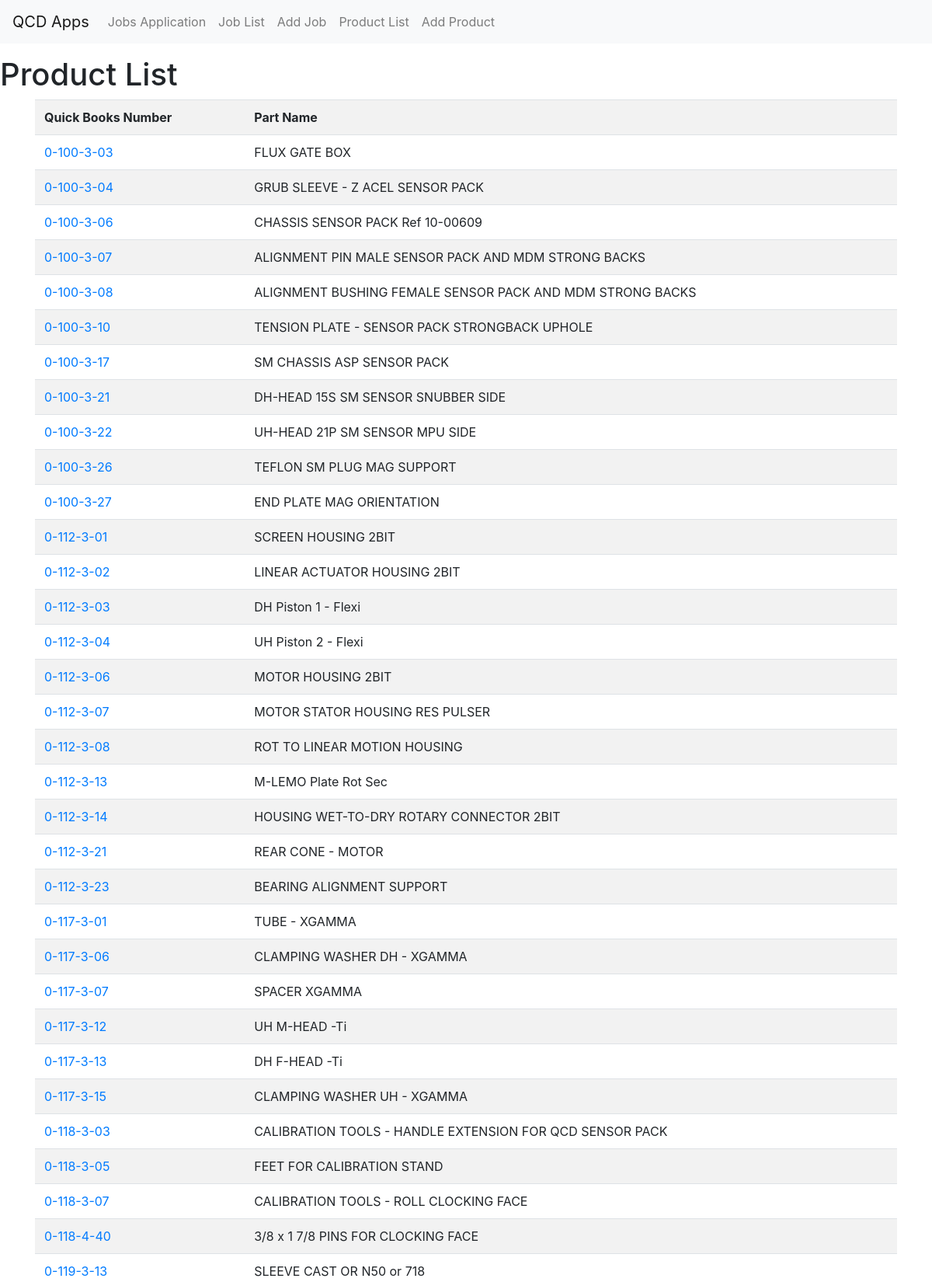
Screenshot of /jobs/products/ (upper part) with the database file from the repository.
### jobs/models.py (models this page shows, shortened)
class Product(models.Model):
    qb_number = models.CharField(max_length=50, unique=True,
                                 verbose_name="Quick Books Number")
    eng_number = models.CharField(max_length=50,
                                  verbose_name="Engineering Number")
    part_name = models.CharField(max_length=200,
                                 verbose_name="Part Name")
    part_length = models.FloatField(max_length=10, blank=True,
                                    verbose_name="Part Length (inches)")
    part_material = models.CharField(max_length=20, blank=True,
                                     verbose_name="Part Material")
    class Meta:
        ordering = ['qb_number']

### jobs/views.py (the view)
# urls.py: path('products/', views.product_list, name="product_list"),
def product_list(request):
    list_of_products = Product.objects.order_by('qb_number')
    context = {'product_list': list_of_products}
    return render(request, 'products.html', context)

### jobs/templates/products.html (shortened to what this page needs)
{% extends 'base.html' %}
{% load static %}
{% block page_content %}
<h1 class="center">Product List</h1>
    {% if product_list %}
        <div class="container">
        <table class="table table-striped product-list">
            <tr>
                <th class="center">Quick Books Number</th>
                <th>Part Name</th>
            </tr>
            {% for product in product_list %}
                <tr>
                    <td class="center"><a href="{% url 'jobs:product_detail' product.qb_number %}">{{ product.qb_number }}</a></td>
                    <td>{{ product.part_name }}</td>
                </tr>
            {% endfor %}
        </table>
        </div>
    {% else %}
        <p>No Products available</p>
    {% endif %}
{% endblock %}

### portfolio/templates/base.html (shortened to what this page needs)
{% load static %}
<html lang="en">
  <head>
    <link rel="stylesheet" href="https://cdn.jsdelivr.net/npm/bootstrap@4.1.3/dist/css/bootstrap.min.css">
    <link rel="stylesheet" href="{% static 'theme.scss' %}" type="text/x-scss" />
  </head>
  <body>
  <nav class="navbar fixed-top navbar-light bg-light navbar-expand-md ">
    <a class="navbar-brand" href="{% url 'main_index:main_index' %}">QCD Apps</a>
    <div class="collapse navbar-collapse" id="navbarNavAltMarkup">
      <div class="navbar-nav">
        <a class="nav-item nav-link" href="{% url 'jobs:job_index' %}">Jobs Application</a>
        <a class="nav-item nav-link" href="{% url 'jobs:job_list' %}">Job List</a>
        <a class="nav-item nav-link" href="{% url 'jobs:add_job' %}">Add Job</a>
        <a class="nav-item nav-link" href="{% url 'jobs:product_list' %}">Product List</a>
        <a class="nav-item nav-link" href="{% url 'jobs:add_product' %}">Add Product</a>
      </div>
    </div>
  </nav>
  <br>
  <br>
  <br>
    {% block page_content %}{% endblock %}
  </body>
</html>

### rows the page displays
Product: qb_number "0-100-3-03", part_name "FLUX GATE BOX"
Product: qb_number "0-100-3-04", part_name "GRUB SLEEVE - Z ACEL SENSOR PACK"
Product: qb_number "0-100-3-06", part_name "CHASSIS SENSOR PACK Ref 10-00609"
Product: qb_number "0-100-3-07", part_name "ALIGNMENT PIN MALE SENSOR PACK AND MDM STRONG BACKS"
Product: qb_number "0-100-3-08", part_name "ALIGNMENT BUSHING FEMALE SENSOR PACK AND MDM STRONG BACKS"
Product: qb_number "0-100-3-10", part_name "TENSION PLATE - SENSOR PACK STRONGBACK UPHOLE"
Product: qb_number "0-100-3-17", part_name "SM CHASSIS ASP SENSOR PACK"
Product: qb_number "0-100-3-21", part_name "DH-HEAD 15S SM SENSOR SNUBBER SIDE"
Product: qb_number "0-100-3-22", part_name "UH-HEAD 21P SM SENSOR MPU SIDE"
Product: qb_number "0-100-3-26", part_name "TEFLON SM PLUG MAG SUPPORT"
Product: qb_number "0-100-3-27", part_name "END PLATE MAG ORIENTATION"
Product: qb_number "0-112-3-01", part_name "SCREEN HOUSING 2BIT"
Product: qb_number "0-112-3-02", part_name "LINEAR ACTUATOR HOUSING 2BIT"
Product: qb_number "0-112-3-03", part_name "DH Piston 1 - Flexi"
Product: qb_number "0-112-3-04", part_name "UH Piston 2 - Flexi"
Product: qb_number "0-112-3-06", part_name "MOTOR HOUSING 2BIT"
Product: qb_number "0-112-3-07", part_name "MOTOR STATOR HOUSING RES PULSER"
Product: qb_number "0-112-3-08", part_name "ROT TO LINEAR MOTION HOUSING"
Product: qb_number "0-112-3-13", part_name "M-LEMO Plate Rot Sec"
Product: qb_number "0-112-3-14", part_name "HOUSING WET-TO-DRY ROTARY CONNECTOR 2BIT"
Product: qb_number "0-112-3-21", part_name "REAR CONE - MOTOR"
Product: qb_number "0-112-3-23", part_name "BEARING ALIGNMENT SUPPORT"
Product: qb_number "0-117-3-01", part_name "TUBE - XGAMMA"
Product: qb_number "0-117-3-06", part_name "CLAMPING WASHER DH - XGAMMA"
Product: qb_number "0-117-3-07", part_name "SPACER XGAMMA"
Product: qb_number "0-117-3-12", part_name "UH M-HEAD -Ti"
Product: qb_number "0-117-3-13", part_name "DH F-HEAD -Ti"
Product: qb_number "0-117-3-15", part_name "CLAMPING WASHER UH - XGAMMA"
Product: qb_number "0-118-3-03", part_name "CALIBRATION TOOLS - HANDLE EXTENSION FOR QCD SENSOR PACK"
Product: qb_number "0-118-3-05", part_name "FEET FOR CALIBRATION STAND"
Product: qb_number "0-118-3-07", part_name "CALIBRATION TOOLS - ROLL CLOCKING FACE"
Product: qb_number "0-118-4-40", part_name "3/8 x 1 7/8 PINS FOR CLOCKING FACE"
Product: qb_number "0-119-3-13", part_name "SLEEVE CAST OR N50 or 718"
